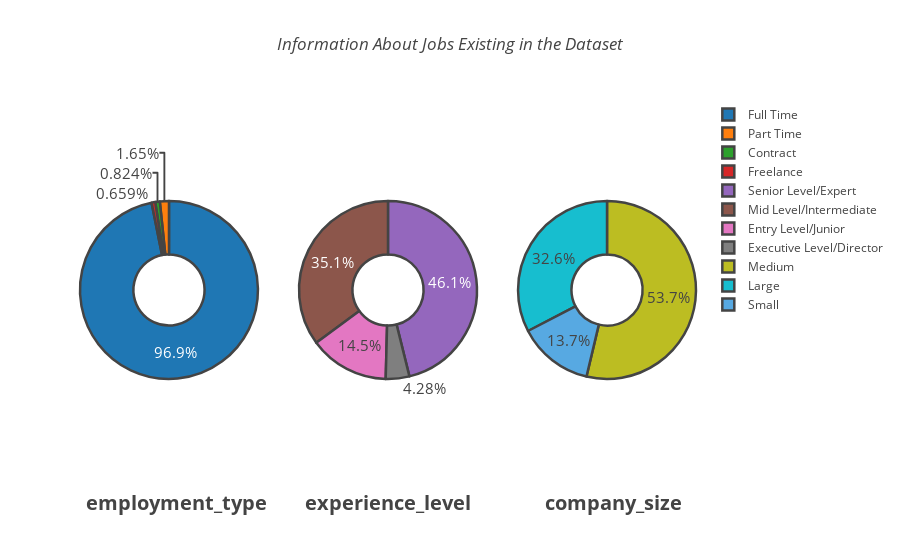

The code cell stored with this chart in its notebook:
### Markdown cell above
# Applying EDA

### Code cell
#Level Of Experience And Types Of Employes and Working Where 
annotations = []
x_positions = [0.007, 0.50, 0.98]

fig = make_subplots(rows=1, cols=3, specs=[[{'type':'domain'}, {'type':'domain'}, {'type':'domain'}]],)
                    #subplot_titles=["<b>Employment Type</b>","<b>Experience Level</b>", "<b>Company Size</b>"])

for i, col in enumerate(["employment_type", "experience_level", "company_size"]):
    fig.add_trace(go.Pie(labels=data[col].value_counts().index,
                         values=data[col].value_counts().values,
                         marker=dict(line=dict(width=2.5)), textfont_size=15,
                         hole=.40, hovertemplate="%{label}: %{value}<extra></extra>"), 1, i+1)
    annotations.append(dict(text=f'<b>{col}</b>', x=x_positions[i], y=-0.1, font_size=20, showarrow=False))

fig.update_layout(title=f"<i>Information About Jobs Existing in the Dataset</i>", annotations=annotations)
fig.show()

### Figure 1 — Plotly figure (JSON) as saved in the notebook; plotly's stock layout.template omitted (floating-point values rounded to 4 significant figures)
{"data": [{"domain": {"x": [0, 0.2889], "y": [0, 1]}, "hole": 0.4, "hovertemplate": "%{label}: %{value}<extra></extra>", "labels": ["Full Time", "Part Time", "Contract", "Freelance"], "marker": {"line": {"width": 2.5}}, "textfont": {"size": 15}, "type": "pie", "values": [588, 10, 5, 4]}, {"domain": {"x": [0.3556, 0.6444], "y": [0, 1]}, "hole": 0.4, "hovertemplate": "%{label}: %{value}<extra></extra>", "labels": ["Senior Level/Expert", "Mid Level/Intermediate", "Entry Level/Junior", "Executive Level/Director"], "marker": {"line": {"width": 2.5}}, "textfont": {"size": 15}, "type": "pie", "values": [280, 213, 88, 26]}, {"domain": {"x": [0.7111, 1], "y": [0, 1]}, "hole": 0.4, "hovertemplate": "%{label}: %{value}<extra></extra>", "labels": ["Medium", "Large", "Small"], "marker": {"line": {"width": 2.5}}, "textfont": {"size": 15}, "type": "pie", "values": [326, 198, 83]}], "layout": {"annotations": [{"font": {"size": 20}, "showarrow": false, "text": "<b>employment_type</b>", "x": 0.007, "y": -0.1}, {"font": {"size": 20}, "showarrow": false, "text": "<b>experience_level</b>", "x": 0.5, "y": -0.1}, {"font": {"size": 20}, "showarrow": false, "text": "<b>company_size</b>", "x": 0.98, "y": -0.1}], "title": {"text": "<i>Information About Jobs Existing in the Dataset</i>"}}}
